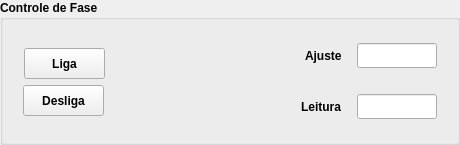
                 <widget class="QGroupBox" name="groupBox_33">
                  <property name="minimumSize">
                   <size>
                    <width>460</width>
                    <height>145</height>
                   </size>
                  </property>
                  <property name="maximumSize">
                   <size>
                    <width>460</width>
                    <height>145</height>
                   </size>
                  </property>
                  <property name="font">
                   <font>
                    <weight>75</weight>
                    <bold>true</bold>
                   </font>
                  </property>
                  <property name="title">
                   <string>Controle de Fase</string>
                  </property>
                  <layout class="QVBoxLayout" name="verticalLayout_67">
                   <item>
                    <layout class="QHBoxLayout" name="horizontalLayout_61">
                     <item>
                      <widget class="QWidget" name="widget_22" native="true">
                       <property name="minimumSize">
                        <size>
                         <width>100</width>
                         <height>88</height>
                        </size>
                       </property>
                       <property name="maximumSize">
                        <size>
                         <width>100</width>
                         <height>88</height>
                        </size>
                       </property>
                       <layout class="QVBoxLayout" name="verticalLayout_68">
                        <item>
                         <layout class="QVBoxLayout" name="verticalLayout_69">
                          <item alignment="Qt::AlignRight|Qt::AlignBottom">
                           <widget class="PyDMPushButton" name="pb_on_rack_a_8">
                            <property name="enabled">
                             <bool>true</bool>
                            </property>
                            <property name="minimumSize">
                             <size>
                              <width>81</width>
                              <height>31</height>
                             </size>
                            </property>
                            <property name="maximumSize">
                             <size>
                              <width>81</width>
                              <height>31</height>
                             </size>
                            </property>
                            <property name="font">
                             <font>
                              <weight>75</weight>
                              <bold>true</bold>
                             </font>
                            </property>
                            <property name="toolTip">
                             <string/>
                            </property>
                            <property name="whatsThis">
                             <string>
    Basic PushButton to send a fixed value.

    The PyDMPushButton is meant to hold a specific value, and send that value
    to a channel when it is clicked, much like the MessageButton does in EDM.
    The PyDMPushButton works in two different modes of operation, first, a
    fixed value can be given to the :attr:`.pressValue` attribute, whenever the
    button is clicked a signal containing this value will be sent to the
    connected channel. This is the default behavior of the button. However, if
    the :attr:`.relativeChange` is set to True, the fixed value will be added
    to the current value of the channel. This means that the button will
    increment a channel by a fixed amount with every click, a consistent
    relative move
    
    Parameters
    ----------
    pressValue : int, float, str
        Value to be sent when the button is clicked
    
    channel : str
        ID of channel to manipulate

    parent : QObject, optional
        Parent of PyDMPushButton

    label : str, optional
        String to place on button

    icon : QIcon, optional
        An Icon to display on the PyDMPushButton


    relative : bool, optional
        Choice to have the button peform a relative put, instead of always
        setting to an absolute value
    </string>
                            </property>
                            <property name="text">
                             <string>Liga</string>
                            </property>
                            <property name="checkable">
                             <bool>true</bool>
                            </property>
                           </widget>
                          </item>
                          <item>
                           <widget class="PyDMPushButton" name="pb_off_rack_a_8">
                            <property name="enabled">
                             <bool>true</bool>
                            </property>
                            <property name="minimumSize">
                             <size>
                              <width>81</width>
                              <height>31</height>
                             </size>
                            </property>
                            <property name="maximumSize">
                             <size>
                              <width>81</width>
                              <height>31</height>
                             </size>
                            </property>
                            <property name="font">
                             <font>
                              <weight>75</weight>
                              <bold>true</bold>
                             </font>
                            </property>
                            <property name="toolTip">
                             <string/>
                            </property>
                            <property name="whatsThis">
                             <string>
    Basic PushButton to send a fixed value.

    The PyDMPushButton is meant to hold a specific value, and send that value
    to a channel when it is clicked, much like the MessageButton does in EDM.
    The PyDMPushButton works in two different modes of operation, first, a
    fixed value can be given to the :attr:`.pressValue` attribute, whenever the
    button is clicked a signal containing this value will be sent to the
    connected channel. This is the default behavior of the button. However, if
    the :attr:`.relativeChange` is set to True, the fixed value will be added
    to the current value of the channel. This means that the button will
    increment a channel by a fixed amount with every click, a consistent
    relative move
    
    Parameters
    ----------
    pressValue : int, float, str
        Value to be sent when the button is clicked
    
    channel : str
        ID of channel to manipulate

    parent : QObject, optional
        Parent of PyDMPushButton

    label : str, optional
        String to place on button

    icon : QIcon, optional
        An Icon to display on the PyDMPushButton


    relative : bool, optional
        Choice to have the button peform a relative put, instead of always
        setting to an absolute value
    </string>
                            </property>
                            <property name="text">
                             <string>Desliga</string>
                            </property>
                            <property name="checkable">
                             <bool>true</bool>
                            </property>
                           </widget>
                          </item>
                         </layout>
                        </item>
                       </layout>
                      </widget>
                     </item>
                     <item>
                      <layout class="QVBoxLayout" name="verticalLayout_70">
                       <item alignment="Qt::AlignRight">
                        <widget class="QWidget" name="widget_23" native="true">
                         <property name="minimumSize">
                          <size>
                           <width>150</width>
                           <height>45</height>
                          </size>
                         </property>
                         <property name="maximumSize">
                          <size>
                           <width>150</width>
                           <height>45</height>
                          </size>
                         </property>
                         <layout class="QVBoxLayout" name="verticalLayout_71">
                          <item>
                           <layout class="QHBoxLayout" name="horizontalLayout_62">
                            <item>
                             <widget class="QLabel" name="label_25">
                              <property name="font">
                               <font>
                                <weight>75</weight>
                                <bold>true</bold>
                               </font>
                              </property>
                              <property name="text">
                               <string>Ajuste</string>
                              </property>
                             </widget>
                            </item>
                            <item>
                             <widget class="PyDMLineEdit" name="PyDMLineEdit_13">
                              <property name="minimumSize">
                               <size>
                                <width>80</width>
                                <height>25</height>
                               </size>
                              </property>
                              <property name="maximumSize">
                               <size>
                                <width>80</width>
                                <height>25</height>
                               </size>
                              </property>
                              <property name="toolTip">
                               <string/>
                              </property>
                              <property name="whatsThis">
                               <string>
    Writeable text field to send and display channel values
    </string>
                              </property>
                             </widget>
                            </item>
                           </layout>
                          </item>
                         </layout>
                        </widget>
                       </item>
                       <item alignment="Qt::AlignRight">
                        <widget class="QWidget" name="widget_24" native="true">
                         <property name="minimumSize">
                          <size>
                           <width>154</width>
                           <height>45</height>
                          </size>
                         </property>
                         <property name="maximumSize">
                          <size>
                           <width>154</width>
                           <height>45</height>
                          </size>
                         </property>
                         <layout class="QVBoxLayout" name="verticalLayout_72">
                          <item>
                           <layout class="QHBoxLayout" name="horizontalLayout_63">
                            <item>
                             <widget class="QLabel" name="label_26">
                              <property name="font">
                               <font>
                                <weight>75</weight>
                                <bold>true</bold>
                               </font>
                              </property>
                              <property name="text">
                               <string>Leitura</string>
                              </property>
                             </widget>
                            </item>
                            <item>
                             <widget class="PyDMLineEdit" name="PyDMLineEdit_14">
                              <property name="minimumSize">
                               <size>
                                <width>80</width>
                                <height>25</height>
                               </size>
                              </property>
                              <property name="maximumSize">
                               <size>
                                <width>80</width>
                                <height>25</height>
                               </size>
                              </property>
                              <property name="toolTip">
                               <string/>
                              </property>
                              <property name="whatsThis">
                               <string>
    Writeable text field to send and display channel values
    </string>
                              </property>
                             </widget>
                            </item>
                           </layout>
                          </item>
                         </layout>
                        </widget>
                       </item>
                      </layout>
                     </item>
                    </layout>
                   </item>
                  </layout>
                 </widget>
